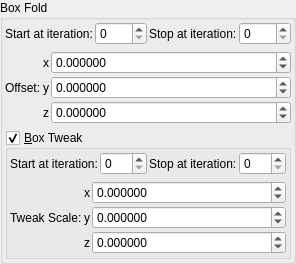
    <widget class="QGroupBox" name="groupBox">
     <property name="title">
      <string>Box Fold</string>
     </property>
     <layout class="QVBoxLayout" name="verticalLayout_3">
      <property name="leftMargin">
       <number>2</number>
      </property>
      <property name="topMargin">
       <number>2</number>
      </property>
      <property name="rightMargin">
       <number>2</number>
      </property>
      <property name="bottomMargin">
       <number>2</number>
      </property>
      <item>
       <layout class="QGridLayout" name="gridLayout_79">
        <property name="spacing">
         <number>2</number>
        </property>
        <item row="2" column="3">
         <widget class="MySpinBox" name="spinboxInt_transf_stop_iterations_A">
          <property name="sizePolicy">
           <sizepolicy hsizetype="Preferred" vsizetype="Maximum">
            <horstretch>0</horstretch>
            <verstretch>0</verstretch>
           </sizepolicy>
          </property>
          <property name="maximum">
           <number>999</number>
          </property>
         </widget>
        </item>
        <item row="2" column="1">
         <widget class="MySpinBox" name="spinboxInt_transf_start_iterations_A">
          <property name="sizePolicy">
           <sizepolicy hsizetype="Minimum" vsizetype="Maximum">
            <horstretch>0</horstretch>
            <verstretch>0</verstretch>
           </sizepolicy>
          </property>
          <property name="minimum">
           <number>0</number>
          </property>
          <property name="maximum">
           <number>999</number>
          </property>
          <property name="value">
           <number>0</number>
          </property>
         </widget>
        </item>
        <item row="2" column="2">
         <widget class="QLabel" name="label_51">
          <property name="text">
           <string>Stop at iteration:</string>
          </property>
         </widget>
        </item>
        <item row="2" column="0">
         <widget class="QLabel" name="label_71">
          <property name="text">
           <string>Start at iteration:</string>
          </property>
         </widget>
        </item>
       </layout>
      </item>
      <item>
       <layout class="QGridLayout" name="gridLayout_64" columnstretch="0,0,0,1">
        <property name="spacing">
         <number>2</number>
        </property>
        <item row="3" column="2">
         <widget class="QLabel" name="label_124">
          <property name="text">
           <string notr="true">z</string>
          </property>
         </widget>
        </item>
        <item row="1" column="2">
         <widget class="QLabel" name="label_123">
          <property name="text">
           <string notr="true">x</string>
          </property>
         </widget>
        </item>
        <item row="1" column="3">
         <widget class="MyDoubleSpinBox" name="spinbox3_transf_addition_constant_111_x">
          <property name="sizePolicy">
           <sizepolicy hsizetype="Minimum" vsizetype="Maximum">
            <horstretch>0</horstretch>
            <verstretch>0</verstretch>
           </sizepolicy>
          </property>
          <property name="prefix">
           <string/>
          </property>
          <property name="decimals">
           <number>6</number>
          </property>
          <property name="minimum">
           <double>-99.989999999999995</double>
          </property>
          <property name="singleStep">
           <double>0.100000000000000</double>
          </property>
         </widget>
        </item>
        <item row="2" column="3">
         <widget class="MyDoubleSpinBox" name="spinbox3_transf_addition_constant_111_y">
          <property name="sizePolicy">
           <sizepolicy hsizetype="Minimum" vsizetype="Maximum">
            <horstretch>0</horstretch>
            <verstretch>0</verstretch>
           </sizepolicy>
          </property>
          <property name="decimals">
           <number>6</number>
          </property>
          <property name="minimum">
           <double>-99.989999999999995</double>
          </property>
          <property name="maximum">
           <double>99.989999999999995</double>
          </property>
          <property name="singleStep">
           <double>0.100000000000000</double>
          </property>
         </widget>
        </item>
        <item row="2" column="2">
         <widget class="QLabel" name="label_122">
          <property name="text">
           <string notr="true">y</string>
          </property>
         </widget>
        </item>
        <item row="3" column="3">
         <widget class="MyDoubleSpinBox" name="spinbox3_transf_addition_constant_111_z">
          <property name="sizePolicy">
           <sizepolicy hsizetype="Minimum" vsizetype="Maximum">
            <horstretch>0</horstretch>
            <verstretch>0</verstretch>
           </sizepolicy>
          </property>
          <property name="decimals">
           <number>6</number>
          </property>
          <property name="minimum">
           <double>-99.989999999999995</double>
          </property>
          <property name="maximum">
           <double>99.989999999999995</double>
          </property>
          <property name="singleStep">
           <double>0.100000000000000</double>
          </property>
         </widget>
        </item>
        <item row="2" column="1">
         <widget class="QLabel" name="label_257">
          <property name="text">
           <string>Offset:</string>
          </property>
         </widget>
        </item>
       </layout>
      </item>
      <item>
       <widget class="MyGroupBox" name="groupCheck_transf_function_enabled_false">
        <property name="font">
         <font>
          <weight>50</weight>
          <bold>false</bold>
         </font>
        </property>
        <property name="title">
         <string>&amp;Box Tweak</string>
        </property>
        <property name="checkable">
         <bool>true</bool>
        </property>
        <layout class="QVBoxLayout" name="verticalLayout_4">
         <property name="leftMargin">
          <number>2</number>
         </property>
         <property name="topMargin">
          <number>2</number>
         </property>
         <property name="rightMargin">
          <number>2</number>
         </property>
         <property name="bottomMargin">
          <number>2</number>
         </property>
         <item>
          <layout class="QGridLayout" name="gridLayout_73">
           <property name="spacing">
            <number>2</number>
           </property>
           <item row="0" column="1">
            <widget class="MySpinBox" name="spinboxInt_transf_start_iterations_D">
             <property name="sizePolicy">
              <sizepolicy hsizetype="Minimum" vsizetype="Maximum">
               <horstretch>0</horstretch>
               <verstretch>0</verstretch>
              </sizepolicy>
             </property>
             <property name="maximum">
              <number>999</number>
             </property>
            </widget>
           </item>
           <item row="0" column="0">
            <widget class="QLabel" name="label_272">
             <property name="text">
              <string>Start at iteration:</string>
             </property>
            </widget>
           </item>
           <item row="0" column="2">
            <widget class="QLabel" name="label_271">
             <property name="text">
              <string>Stop at iteration:</string>
             </property>
            </widget>
           </item>
           <item row="0" column="3">
            <widget class="MySpinBox" name="spinboxInt_transf_stop_iterations_D1">
             <property name="sizePolicy">
              <sizepolicy hsizetype="Minimum" vsizetype="Maximum">
               <horstretch>0</horstretch>
               <verstretch>0</verstretch>
              </sizepolicy>
             </property>
             <property name="maximum">
              <number>999</number>
             </property>
            </widget>
           </item>
          </layout>
         </item>
         <item>
          <layout class="QGridLayout" name="gridLayout_5" columnstretch="0,0,1">
           <property name="spacing">
            <number>2</number>
           </property>
           <item row="2" column="1">
            <widget class="QLabel" name="label_30">
             <property name="text">
              <string notr="true">z</string>
             </property>
            </widget>
           </item>
           <item row="0" column="1">
            <widget class="QLabel" name="label_32">
             <property name="text">
              <string notr="true">x</string>
             </property>
            </widget>
           </item>
           <item row="1" column="1">
            <widget class="QLabel" name="label_33">
             <property name="text">
              <string notr="true">y</string>
             </property>
            </widget>
           </item>
           <item row="1" column="0">
            <widget class="QLabel" name="label_37">
             <property name="text">
              <string>Tweak Scale:</string>
             </property>
            </widget>
           </item>
           <item row="0" column="2">
            <widget class="MyDoubleSpinBox" name="spinbox3_transf_scale3D_000_x">
             <property name="enabled">
              <bool>true</bool>
             </property>
             <property name="sizePolicy">
              <sizepolicy hsizetype="Minimum" vsizetype="Maximum">
               <horstretch>0</horstretch>
               <verstretch>0</verstretch>
              </sizepolicy>
             </property>
             <property name="decimals">
              <number>6</number>
             </property>
             <property name="minimum">
              <double>-99.989999999999995</double>
             </property>
             <property name="maximum">
              <double>99.989999999999995</double>
             </property>
             <property name="singleStep">
              <double>0.100000000000000</double>
             </property>
            </widget>
           </item>
           <item row="1" column="2">
            <widget class="MyDoubleSpinBox" name="spinbox3_transf_scale3D_000_y">
             <property name="enabled">
              <bool>true</bool>
             </property>
             <property name="sizePolicy">
              <sizepolicy hsizetype="Minimum" vsizetype="Maximum">
               <horstretch>0</horstretch>
               <verstretch>0</verstretch>
              </sizepolicy>
             </property>
             <property name="decimals">
              <number>6</number>
             </property>
             <property name="minimum">
              <double>-99.989999999999995</double>
             </property>
             <property name="maximum">
              <double>99.989999999999995</double>
             </property>
             <property name="singleStep">
              <double>0.100000000000000</double>
             </property>
            </widget>
           </item>
           <item row="2" column="2">
            <widget class="MyDoubleSpinBox" name="spinbox3_transf_scale3D_000_z">
             <property name="enabled">
              <bool>true</bool>
             </property>
             <property name="sizePolicy">
              <sizepolicy hsizetype="Minimum" vsizetype="Maximum">
               <horstretch>0</horstretch>
               <verstretch>0</verstretch>
              </sizepolicy>
             </property>
             <property name="decimals">
              <number>6</number>
             </property>
             <property name="minimum">
              <double>-99.989999999999995</double>
             </property>
             <property name="maximum">
              <double>99.989999999999995</double>
             </property>
             <property name="singleStep">
              <double>0.100000000000000</double>
             </property>
            </widget>
           </item>
          </layout>
         </item>
        </layout>
       </widget>
      </item>
     </layout>
    </widget>
